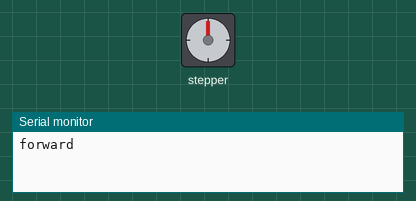
This sketch was run on a simulated Arduino Uno, built with avr-gcc and run on an emulated ATmega328P. Parts: stepper motor, the last lines printed to the serial monitor. Wiring (inferred from the names in the program): stepper motor driver (200 steps per turn assumed): step pin 2; direction pin 5.

Above: at 0.05 s.
At 2.05 s:
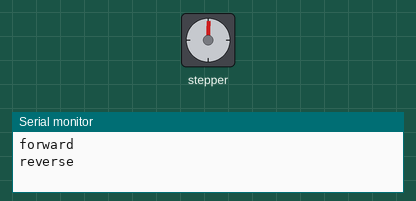
At 2.2 s:
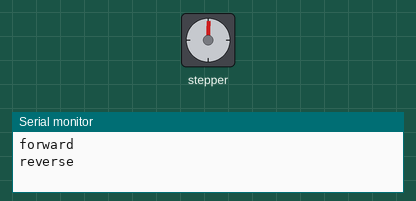
Timing chart, 0 to 5.1 s (numbered marks = the images above):
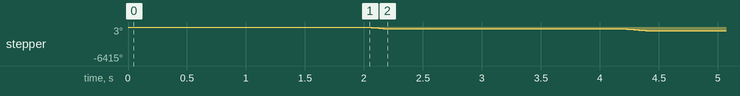

The sketch:

one_motor_attempt_1.ino
```cpp
#define X_STEP 2
#define X_DIR 5

void setup() {
  pinMode(X_STEP, OUTPUT);
  pinMode(X_DIR, OUTPUT);
  Serial.begin(9600);
}

void loop() {
  Serial.println("forward");
  digitalWrite(X_DIR, HIGH);
  delay(1000);
  for (int i = 0; i < 2; i++) {
     digitalWrite(X_STEP, HIGH);
     delayMicroseconds(500);
     digitalWrite(X_STEP, LOW);
     delayMicroseconds(500);
  }
  Serial.println("reverse");
  digitalWrite(X_DIR, LOW);
  delay(1000);
  for (int i = 0; i < 200; i++) {
     digitalWrite(X_STEP, HIGH);
     delayMicroseconds(500);
     digitalWrite(X_STEP, LOW);
     delayMicroseconds(500);

  }
}
```
